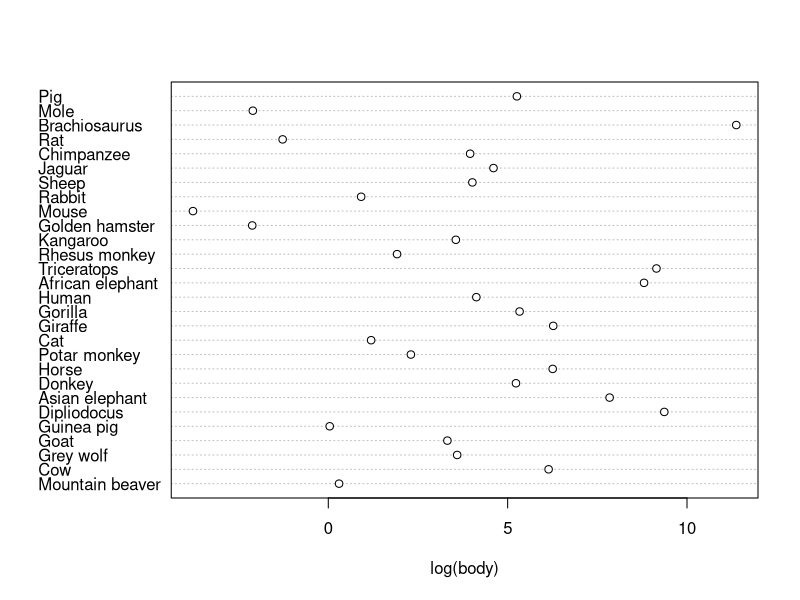
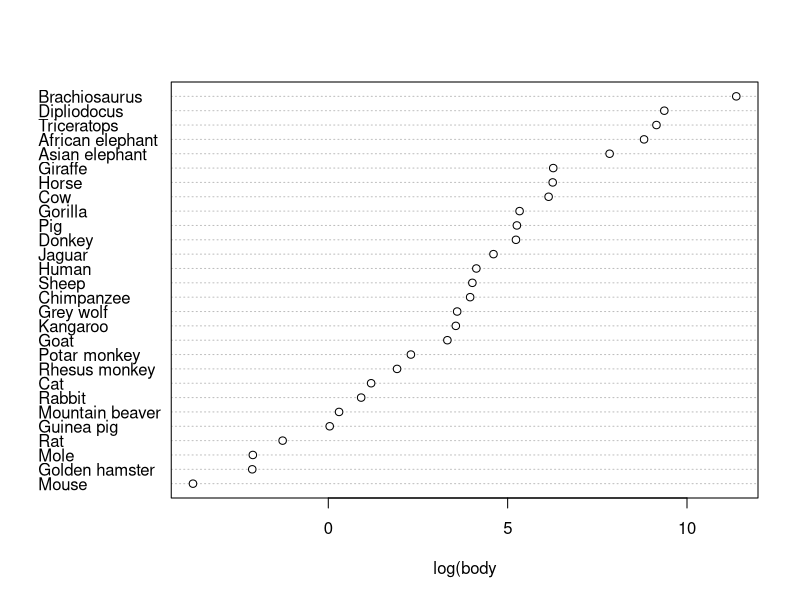
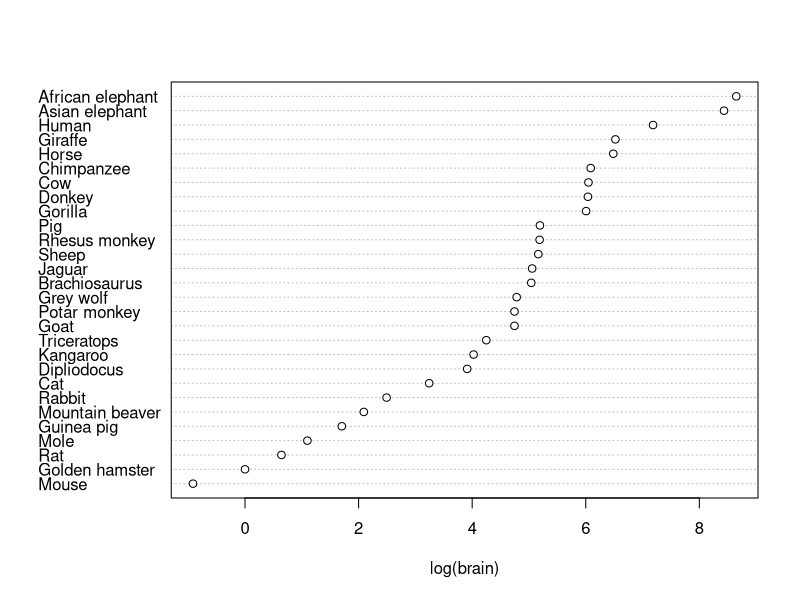

Write R code to recreate these figures, in order.
## Nina van Gerwen, 1860852

## Exercises A: Basic Exercises with R

## Question 1: The right command for getting v1 on the x-axis and v2 on y-axis is A (plot(v1, v2)), however for
## the sake of clarity, you might consider coding plot(x = v1, y = v2)

## Question 2
x <- 1:10   # this code creates a new value x, which is a list (or vector) of integers ranging from 1 to 10
x[-11]      # this gives x, which is a list ranging from 1 to 10 without the 11th element, however because x doesn't have 11 elements
            # it simply gives x
x[0]        # this produces integer(0), which means that it returns an empty vector
x[14]       # this produces an NA, it should give the 14th element of x, however because it doesn't have one, it returns NA

## Question 3
A <- rep(seq(1,5), 5)           # create a sequence from 1 to 5 and repeat this five times to get A
B <- rep(seq(1, 5), each = 5)   # create a sequence from 1 to 5, and repeat each element 5 times

## Question 4
a <- matrix(data = c(2, 5, 0), nrow = 3, ncol = 1)      # create a matrix with the data 2,5,0, 3 rows and 1 column
b <- matrix(data = c(-1, 0, 8), nrow = 3, ncol = 1)     # create a matrix with the data -1,0,8, 3 rows and 1 column
d <- matrix(data = c(12, 15, 10), nrow = 3, ncol = 1)   # I think we get the gist!

## Question 5
M <- matrix(data = cbind(a, b, d), nrow = 3, ncol = 3)  # create a matrix with the data from matrix a,b,d, 3 rows and 3 columns

## Question 6
Array_A <- array(1:18, dim = c(3,2,3))    # create an array with numbers ranging from 1 to 18 with 3 rows, 2 columns and 3 slides
print(Array_A)

# To select the element in the third row, first column and first slide:
Array_A[dim = 3, 1, 1]
# To select the elements in the second column of the second slide:
Array_A[dim = c(1:3), 2, 2]

## Exercise B: Manipulating and displaying data

## Question 1
require(MASS)
attach(Animals)

## Question 2
dim(Animals)      # the dataset has 28 rows and 2 columns, the rows represent different animals and 
                  # the columns represent body (kg) and brain (g) weight
print(Animals)

## Question 3
dataset <- as.data.frame(Animals)     # create a data.frame of the Animals dataset
dataset[3, 1]                         # extract the first variable (= first column) on the third row
dataset[3,]                           # display everything on the third row, disregarding columns
dataset[,2]                           # display everything on the second column, disregarding rows

# What I notice when displaying elements is that when there are only numerical values, R displays them in a vector, but when there are strings 
# (see dataset[3,] ) R displays the row with the format of the dataframe attached

## Question 4
dotchart(log(body), row.names(Animals), xlab = "log(body)")                     # following the code in the assignment

## Question 5
sortbody <- sort.list(body)                                                     # following the code in the assignment
dotchart(log(body[sortbody]), row.names(Animals[sortbody,]), xlab = "log(body")

# The graph displays the natural logarithm of the body weight on the x-axis and the animal type on the y-axis
# and compared to the graph in Question 4, I believe this graph is better as the y-axis is ordered on bodyweight, showing which animals are heavier/lighter

## Question 6
sortbrain <- sort.list(brain)                                                         # creating a new sorted vector of the variable brain
dotchart(log(brain[sortbrain]), row.names(Animals[sortbrain,]), xlab = "log(brain)")  # creating a dotchart of the natural logarithm of sorted brainweight

# Comparing this graph to the graph in Question 5, I notice that the order is similar and pointdistribution also is similar, indicating that
# brainweight and bodyweight might very well be correlated

## Question 7

# To create ordered graphs, first a variable was created that was an ordered/sorted version of the values in the column brainweight.
# Afterwards, a dotchart was created of the variable brainweight, whilst indexing based on the sortbrain, the rownames were then based on the
# animal type (also indexed based on the sortbrain) and the x-axis is named 'log(brain)'

# The difference between sort() and sort.list() is that sort() simply orders the vector from low to high, so if you have values 10 - 4 - 7,
# sort will give 4 - 7 - 10
# sort.list() instead will give the values in the vector a number (starting at 1) based on their value so sort.list on 10 - 4 - 7, would give:
# 3 - 1 - 2, as 4 is the lowest value, 7 is the second lowest value and 10 is the third lowest value

# The reason we used sort.list here is because we simply wanted to sort the animals from lowest to highest whilst accounting for bodyweight on the x-axis.

## Question 8

attach(mammals)

all_animals <- rbind(Animals, mammals)                        # create a new dataset which is the combination of Animals and mammals
duplicated(all_animals)                                       # check which values in the combined dataset are duplicated

final_dataset <- all_animals[!duplicated(all_animals), ]      # create the final dataset, which consists of all elements in the combined dataset 
                                                              # which are NOT (!) duplicated

## Question 9

test <- unique(all_animals)       # Yes, unique() would have also worked, as it returns any data frame with duplicate elements removed

detach(Animals)
detach(mammals)
